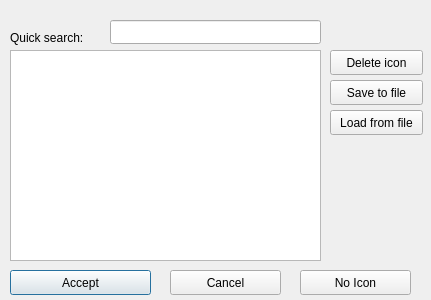
<?xml version="1.0" encoding="UTF-8"?>
<ui version="4.0">
 <class>DlgManageIcons</class>
 <widget class="QDialog" name="DlgManageIcons">
  <property name="geometry">
   <rect>
    <x>0</x>
    <y>0</y>
    <width>431</width>
    <height>300</height>
   </rect>
  </property>
  <property name="minimumSize">
   <size>
    <width>431</width>
    <height>300</height>
   </size>
  </property>
  <property name="maximumSize">
   <size>
    <width>431</width>
    <height>16777215</height>
   </size>
  </property>
  <property name="windowTitle">
   <string>Manage node icons </string>
  </property>
  <widget class="QListWidget" name="listIcons">
   <property name="geometry">
    <rect>
     <x>10</x>
     <y>50</y>
     <width>311</width>
     <height>211</height>
    </rect>
   </property>
   <property name="minimumSize">
    <size>
     <width>311</width>
     <height>211</height>
    </size>
   </property>
   <property name="maximumSize">
    <size>
     <width>700000</width>
     <height>700000</height>
    </size>
   </property>
  </widget>
  <widget class="QLabel" name="labelQuickSearch">
   <property name="geometry">
    <rect>
     <x>10</x>
     <y>30</y>
     <width>91</width>
     <height>16</height>
    </rect>
   </property>
   <property name="text">
    <string>Quick search:</string>
   </property>
  </widget>
  <widget class="QLineEdit" name="lineEditQuickSearch">
   <property name="geometry">
    <rect>
     <x>110</x>
     <y>20</y>
     <width>211</width>
     <height>24</height>
    </rect>
   </property>
  </widget>
  <widget class="QPushButton" name="buttonAcceptSelected">
   <property name="geometry">
    <rect>
     <x>10</x>
     <y>270</y>
     <width>141</width>
     <height>25</height>
    </rect>
   </property>
   <property name="sizePolicy">
    <sizepolicy hsizetype="Expanding" vsizetype="Fixed">
     <horstretch>0</horstretch>
     <verstretch>0</verstretch>
    </sizepolicy>
   </property>
   <property name="minimumSize">
    <size>
     <width>93</width>
     <height>0</height>
    </size>
   </property>
   <property name="text">
    <string>Accept</string>
   </property>
  </widget>
  <widget class="QPushButton" name="buttonSetNothing">
   <property name="geometry">
    <rect>
     <x>300</x>
     <y>270</y>
     <width>111</width>
     <height>25</height>
    </rect>
   </property>
   <property name="sizePolicy">
    <sizepolicy hsizetype="Expanding" vsizetype="Fixed">
     <horstretch>0</horstretch>
     <verstretch>0</verstretch>
    </sizepolicy>
   </property>
   <property name="minimumSize">
    <size>
     <width>93</width>
     <height>0</height>
    </size>
   </property>
   <property name="text">
    <string>No Icon</string>
   </property>
  </widget>
  <widget class="QPushButton" name="buttonCancel">
   <property name="geometry">
    <rect>
     <x>170</x>
     <y>270</y>
     <width>111</width>
     <height>25</height>
    </rect>
   </property>
   <property name="minimumSize">
    <size>
     <width>5</width>
     <height>25</height>
    </size>
   </property>
   <property name="maximumSize">
    <size>
     <width>311</width>
     <height>25</height>
    </size>
   </property>
   <property name="text">
    <string>Cancel</string>
   </property>
  </widget>
  <widget class="QPushButton" name="buttonDelete">
   <property name="geometry">
    <rect>
     <x>330</x>
     <y>50</y>
     <width>93</width>
     <height>25</height>
    </rect>
   </property>
   <property name="sizePolicy">
    <sizepolicy hsizetype="Expanding" vsizetype="Fixed">
     <horstretch>0</horstretch>
     <verstretch>0</verstretch>
    </sizepolicy>
   </property>
   <property name="minimumSize">
    <size>
     <width>93</width>
     <height>0</height>
    </size>
   </property>
   <property name="text">
    <string>Delete icon</string>
   </property>
   <property name="checkable">
    <bool>false</bool>
   </property>
  </widget>
  <widget class="QPushButton" name="buttonLoad">
   <property name="geometry">
    <rect>
     <x>330</x>
     <y>110</y>
     <width>93</width>
     <height>25</height>
    </rect>
   </property>
   <property name="sizePolicy">
    <sizepolicy hsizetype="Expanding" vsizetype="Fixed">
     <horstretch>0</horstretch>
     <verstretch>0</verstretch>
    </sizepolicy>
   </property>
   <property name="minimumSize">
    <size>
     <width>93</width>
     <height>0</height>
    </size>
   </property>
   <property name="text">
    <string>Load from file</string>
   </property>
  </widget>
  <widget class="QPushButton" name="buttonSave">
   <property name="geometry">
    <rect>
     <x>330</x>
     <y>80</y>
     <width>93</width>
     <height>25</height>
    </rect>
   </property>
   <property name="sizePolicy">
    <sizepolicy hsizetype="Expanding" vsizetype="Fixed">
     <horstretch>0</horstretch>
     <verstretch>0</verstretch>
    </sizepolicy>
   </property>
   <property name="minimumSize">
    <size>
     <width>93</width>
     <height>0</height>
    </size>
   </property>
   <property name="text">
    <string>Save to file</string>
   </property>
  </widget>
 </widget>
 <resources/>
 <connections/>
</ui>
